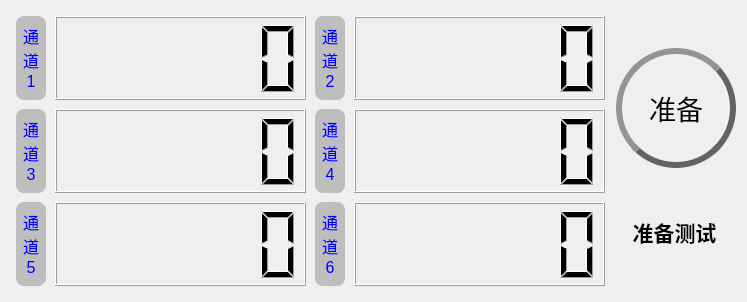
<?xml version="1.0" encoding="UTF-8"?>
<ui version="4.0">
 <class>CurrentPress</class>
 <widget class="QWidget" name="CurrentPress">
  <property name="geometry">
   <rect>
    <x>0</x>
    <y>0</y>
    <width>747</width>
    <height>302</height>
   </rect>
  </property>
  <property name="windowTitle">
   <string/>
  </property>
  <property name="styleSheet">
   <string notr="true">QLabel{
background-color:#bebebe; 
border-radius: 8px;   
padding: 5px; 
}</string>
  </property>
  <layout class="QHBoxLayout" name="horizontalLayout">
   <item>
    <layout class="QGridLayout" name="gridLayout">
     <property name="margin">
      <number>5</number>
     </property>
     <property name="spacing">
      <number>9</number>
     </property>
     <item row="0" column="0">
      <widget class="QLabel" name="label">
       <property name="sizePolicy">
        <sizepolicy hsizetype="Fixed" vsizetype="Preferred">
         <horstretch>0</horstretch>
         <verstretch>0</verstretch>
        </sizepolicy>
       </property>
       <property name="minimumSize">
        <size>
         <width>0</width>
         <height>0</height>
        </size>
       </property>
       <property name="maximumSize">
        <size>
         <width>30</width>
         <height>90</height>
        </size>
       </property>
       <property name="text">
        <string>&lt;html&gt;&lt;head/&gt;&lt;body&gt;&lt;li&gt;&lt;span style=&quot; font-size:12pt; color:#0000ff;&quot;&gt;通&lt;/span&gt;&lt;/li&gt;&lt;li&gt;&lt;span style=&quot; font-size:12pt; color:#0000ff;&quot;&gt;道&lt;/span&gt;&lt;/li&gt;&lt;li&gt;&lt;span style=&quot; font-size:12pt; color:#0000ff;&quot;&gt;1&lt;/span&gt;&lt;/li&gt;&lt;/body&gt;&lt;/html&gt;</string>
       </property>
       <property name="alignment">
        <set>Qt::AlignCenter</set>
       </property>
       <property name="wordWrap">
        <bool>true</bool>
       </property>
      </widget>
     </item>
     <item row="0" column="1">
      <widget class="QLCDNumber" name="press_lcd1">
       <property name="sizePolicy">
        <sizepolicy hsizetype="Preferred" vsizetype="Preferred">
         <horstretch>0</horstretch>
         <verstretch>0</verstretch>
        </sizepolicy>
       </property>
       <property name="numDigits">
        <number>6</number>
       </property>
      </widget>
     </item>
     <item row="0" column="3">
      <widget class="QLCDNumber" name="press_lcd2">
       <property name="sizePolicy">
        <sizepolicy hsizetype="Preferred" vsizetype="Preferred">
         <horstretch>0</horstretch>
         <verstretch>0</verstretch>
        </sizepolicy>
       </property>
       <property name="numDigits">
        <number>6</number>
       </property>
       <property name="value" stdset="0">
        <double>0.000000000000000</double>
       </property>
      </widget>
     </item>
     <item row="1" column="0">
      <widget class="QLabel" name="label_2">
       <property name="sizePolicy">
        <sizepolicy hsizetype="Fixed" vsizetype="Preferred">
         <horstretch>0</horstretch>
         <verstretch>0</verstretch>
        </sizepolicy>
       </property>
       <property name="minimumSize">
        <size>
         <width>0</width>
         <height>0</height>
        </size>
       </property>
       <property name="maximumSize">
        <size>
         <width>30</width>
         <height>90</height>
        </size>
       </property>
       <property name="text">
        <string>&lt;html&gt;&lt;head/&gt;&lt;body&gt;&lt;li&gt;&lt;span style=&quot; font-size:12pt; color:#0000ff;&quot;&gt;通&lt;/span&gt;&lt;/li&gt;&lt;li&gt;&lt;span style=&quot; font-size:12pt; color:#0000ff;&quot;&gt;道&lt;/span&gt;&lt;/li&gt;&lt;li&gt;&lt;span style=&quot; font-size:12pt; color:#0000ff;&quot;&gt;3&lt;/span&gt;&lt;/li&gt;&lt;/body&gt;&lt;/html&gt;</string>
       </property>
       <property name="scaledContents">
        <bool>true</bool>
       </property>
       <property name="alignment">
        <set>Qt::AlignCenter</set>
       </property>
      </widget>
     </item>
     <item row="1" column="1">
      <widget class="QLCDNumber" name="press_lcd3">
       <property name="sizePolicy">
        <sizepolicy hsizetype="Preferred" vsizetype="Preferred">
         <horstretch>0</horstretch>
         <verstretch>0</verstretch>
        </sizepolicy>
       </property>
       <property name="numDigits">
        <number>6</number>
       </property>
      </widget>
     </item>
     <item row="1" column="2">
      <widget class="QLabel" name="label_5">
       <property name="sizePolicy">
        <sizepolicy hsizetype="Fixed" vsizetype="Preferred">
         <horstretch>0</horstretch>
         <verstretch>0</verstretch>
        </sizepolicy>
       </property>
       <property name="minimumSize">
        <size>
         <width>0</width>
         <height>0</height>
        </size>
       </property>
       <property name="maximumSize">
        <size>
         <width>30</width>
         <height>90</height>
        </size>
       </property>
       <property name="text">
        <string>&lt;html&gt;&lt;head/&gt;&lt;body&gt;&lt;li&gt;&lt;span style=&quot; font-size:12pt; color:#0000ff;&quot;&gt;通&lt;/span&gt;&lt;/li&gt;&lt;li&gt;&lt;span style=&quot; font-size:12pt; color:#0000ff;&quot;&gt;道&lt;/span&gt;&lt;/li&gt;&lt;li&gt;&lt;span style=&quot; font-size:12pt; color:#0000ff;&quot;&gt;4&lt;/span&gt;&lt;/li&gt;&lt;/body&gt;&lt;/html&gt;</string>
       </property>
       <property name="scaledContents">
        <bool>true</bool>
       </property>
       <property name="alignment">
        <set>Qt::AlignCenter</set>
       </property>
      </widget>
     </item>
     <item row="1" column="3">
      <widget class="QLCDNumber" name="press_lcd4">
       <property name="sizePolicy">
        <sizepolicy hsizetype="Preferred" vsizetype="Preferred">
         <horstretch>0</horstretch>
         <verstretch>0</verstretch>
        </sizepolicy>
       </property>
       <property name="numDigits">
        <number>6</number>
       </property>
       <property name="value" stdset="0">
        <double>0.000000000000000</double>
       </property>
      </widget>
     </item>
     <item row="2" column="0">
      <widget class="QLabel" name="label_3">
       <property name="sizePolicy">
        <sizepolicy hsizetype="Fixed" vsizetype="Preferred">
         <horstretch>0</horstretch>
         <verstretch>0</verstretch>
        </sizepolicy>
       </property>
       <property name="minimumSize">
        <size>
         <width>0</width>
         <height>0</height>
        </size>
       </property>
       <property name="maximumSize">
        <size>
         <width>30</width>
         <height>90</height>
        </size>
       </property>
       <property name="text">
        <string>&lt;html&gt;&lt;head/&gt;&lt;body&gt;&lt;li&gt;&lt;span style=&quot; font-size:12pt; color:#0000ff;&quot;&gt;通&lt;/span&gt;&lt;/li&gt;&lt;li&gt;&lt;span style=&quot; font-size:12pt; color:#0000ff;&quot;&gt;道&lt;/span&gt;&lt;/li&gt;&lt;li&gt;&lt;span style=&quot; font-size:12pt; color:#0000ff;&quot;&gt;5&lt;/span&gt;&lt;/li&gt;&lt;/body&gt;&lt;/html&gt;</string>
       </property>
       <property name="scaledContents">
        <bool>true</bool>
       </property>
       <property name="alignment">
        <set>Qt::AlignCenter</set>
       </property>
      </widget>
     </item>
     <item row="2" column="1">
      <widget class="QLCDNumber" name="press_lcd5">
       <property name="sizePolicy">
        <sizepolicy hsizetype="Preferred" vsizetype="Preferred">
         <horstretch>0</horstretch>
         <verstretch>0</verstretch>
        </sizepolicy>
       </property>
       <property name="numDigits">
        <number>6</number>
       </property>
      </widget>
     </item>
     <item row="2" column="2">
      <widget class="QLabel" name="label_6">
       <property name="sizePolicy">
        <sizepolicy hsizetype="Fixed" vsizetype="Preferred">
         <horstretch>0</horstretch>
         <verstretch>0</verstretch>
        </sizepolicy>
       </property>
       <property name="minimumSize">
        <size>
         <width>0</width>
         <height>0</height>
        </size>
       </property>
       <property name="maximumSize">
        <size>
         <width>30</width>
         <height>90</height>
        </size>
       </property>
       <property name="text">
        <string>&lt;html&gt;&lt;head/&gt;&lt;body&gt;&lt;li&gt;&lt;span style=&quot; font-size:12pt; color:#0000ff;&quot;&gt;通&lt;/span&gt;&lt;/li&gt;&lt;li&gt;&lt;span style=&quot; font-size:12pt; color:#0000ff;&quot;&gt;道&lt;/span&gt;&lt;/li&gt;&lt;li&gt;&lt;span style=&quot; font-size:12pt; color:#0000ff;&quot;&gt;6&lt;/span&gt;&lt;/li&gt;&lt;/body&gt;&lt;/html&gt;</string>
       </property>
       <property name="scaledContents">
        <bool>true</bool>
       </property>
       <property name="alignment">
        <set>Qt::AlignCenter</set>
       </property>
      </widget>
     </item>
     <item row="2" column="3">
      <widget class="QLCDNumber" name="press_lcd6">
       <property name="sizePolicy">
        <sizepolicy hsizetype="Preferred" vsizetype="Preferred">
         <horstretch>0</horstretch>
         <verstretch>0</verstretch>
        </sizepolicy>
       </property>
       <property name="numDigits">
        <number>6</number>
       </property>
      </widget>
     </item>
     <item row="0" column="2">
      <widget class="QLabel" name="label_4">
       <property name="sizePolicy">
        <sizepolicy hsizetype="Fixed" vsizetype="Preferred">
         <horstretch>0</horstretch>
         <verstretch>0</verstretch>
        </sizepolicy>
       </property>
       <property name="minimumSize">
        <size>
         <width>0</width>
         <height>0</height>
        </size>
       </property>
       <property name="maximumSize">
        <size>
         <width>30</width>
         <height>90</height>
        </size>
       </property>
       <property name="text">
        <string>&lt;html&gt;&lt;head/&gt;&lt;body&gt;&lt;li&gt;&lt;span style=&quot; font-size:12pt; color:#0000ff;&quot;&gt;通&lt;/span&gt;&lt;/li&gt;&lt;li&gt;&lt;span style=&quot; font-size:12pt; color:#0000ff;&quot;&gt;道&lt;/span&gt;&lt;/li&gt;&lt;li&gt;&lt;span style=&quot; font-size:12pt; color:#0000ff;&quot;&gt;2&lt;/span&gt;&lt;/li&gt;&lt;/body&gt;&lt;/html&gt;</string>
       </property>
       <property name="scaledContents">
        <bool>true</bool>
       </property>
       <property name="alignment">
        <set>Qt::AlignCenter</set>
       </property>
      </widget>
     </item>
    </layout>
   </item>
   <item>
    <layout class="QVBoxLayout" name="verticalLayout">
     <property name="sizeConstraint">
      <enum>QLayout::SetFixedSize</enum>
     </property>
     <item>
      <widget class="QPushButton" name="ready_button">
       <property name="sizePolicy">
        <sizepolicy hsizetype="Fixed" vsizetype="Fixed">
         <horstretch>0</horstretch>
         <verstretch>0</verstretch>
        </sizepolicy>
       </property>
       <property name="minimumSize">
        <size>
         <width>120</width>
         <height>120</height>
        </size>
       </property>
       <property name="maximumSize">
        <size>
         <width>120</width>
         <height>120</height>
        </size>
       </property>
       <property name="cursor">
        <cursorShape>PointingHandCursor</cursorShape>
       </property>
       <property name="styleSheet">
        <string notr="true">QPushButton#ready_button {
	font: 20pt Arial;
    background:qlineargradient(spread:pad, x1:0, y1:0, x2:0, y2:1, stop:0.05 					#77d42a, stop:1 #5cb811);
    border-style:outset;
    border-width:6px;
    border-radius:60px;
    border-color:#636363;
    padding:4px 8px;}
QPushButton#ready_button:hover{
    background:qlineargradient(spread:pad, x1:0, y1:0, x2:0, y2:1, stop:0.05 					#5cb811, stop:1 #77d42a);}
QPushButton#ready_button:pressed{
     background: #adff2f;
     border-style: inset;}</string>
       </property>
       <property name="text">
        <string>准备</string>
       </property>
       <property name="iconSize">
        <size>
         <width>40</width>
         <height>40</height>
        </size>
       </property>
      </widget>
     </item>
     <item>
      <widget class="QLabel" name="label_ready">
       <property name="sizePolicy">
        <sizepolicy hsizetype="Fixed" vsizetype="Fixed">
         <horstretch>0</horstretch>
         <verstretch>0</verstretch>
        </sizepolicy>
       </property>
       <property name="minimumSize">
        <size>
         <width>120</width>
         <height>0</height>
        </size>
       </property>
       <property name="styleSheet">
        <string notr="true">background-color:rgba(0,0,0,0); 
border-radius: 0px;   
padding: 5px; </string>
       </property>
       <property name="text">
        <string>&lt;html&gt;&lt;head/&gt;&lt;body&gt;&lt;p align=&quot;center&quot;&gt;&lt;span style=&quot; font-size:16pt; font-weight:600;&quot;&gt;准备测试&lt;/span&gt;&lt;/p&gt;&lt;/body&gt;&lt;/html&gt;</string>
       </property>
       <property name="alignment">
        <set>Qt::AlignRight|Qt::AlignTrailing|Qt::AlignVCenter</set>
       </property>
      </widget>
     </item>
    </layout>
   </item>
  </layout>
 </widget>
 <resources>
  <include location="Icons/Icons.qrc"/>
 </resources>
 <connections/>
</ui>
